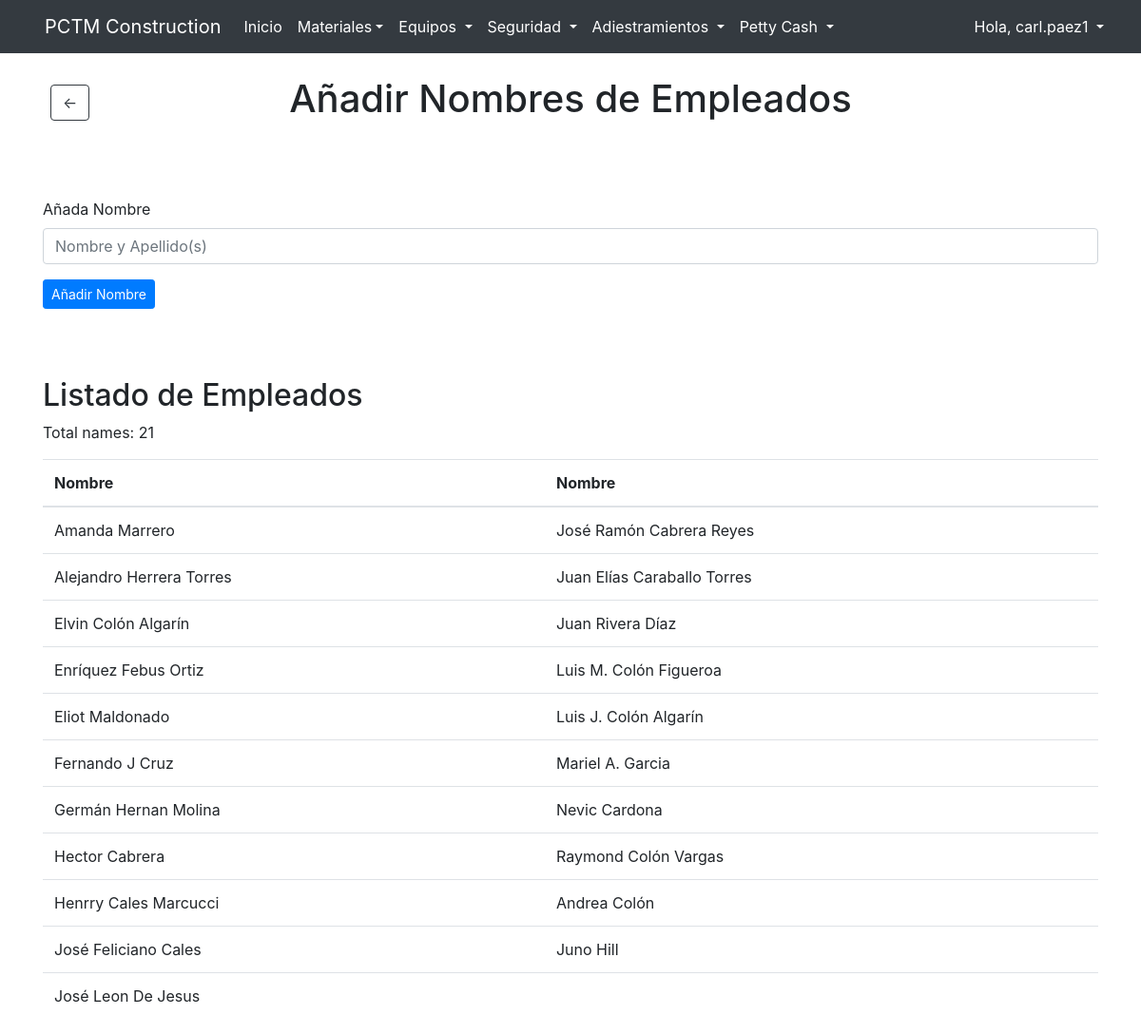
The page /names (signed in) on the database its author committed.
### website/models.py (models this page shows)
class User(db.Model, UserMixin):
    id = db.Column(db.Integer, primary_key=True)
    email = db.Column(db.String(150), unique = True)
    username = db.Column(db.String(10), unique = True)
    password = db.Column(db.String(150))
    first_name = db.Column(db.String(150))
    last_name = db.Column(db.String(150))
    group = db.Column(db.String(50), default='standard')

class Names(db.Model):
    id = db.Column(db.Integer, primary_key=True)
    name= db.Column(db.String(100), nullable = False)

### website/auth.py (the view, shortened to what this page needs)
@auth.route('/names', methods=['GET', 'POST'])
@login_required
def add_names():
    if current_user.group not in['admin', 'manager']:
        flash("Acceso denegado", category='error')
        return redirect(url_for('views.home'))
    users = User.query.all()
    names_all = Names.query.all()
    return render_template('nombres.html', user=current_user, users=users, names_all = names_all)

### website/templates/nombres.html (shortened to what this page needs)
{% extends "base.html"%} {% block title %}PCTM Construction{% endblock %}
{% block content %}
<br />
<div class="mb-4">
    <div class="position-relative" style="height: 56px;">
      <a href="#"
         onclick="history.go(-1)"
         class="btn btn-outline-dark position-absolute"
         style="top: 50%; left: 0; transform: translateY(-50%); margin-left: 8px;">
        &#8592;
      </a>
      <h1 class="mb-0 position-absolute w-100 text-center"
          style="pointer-events: none;" >
        Añadir Nombres de Empleados
      </h1>
    </div>
</div>
<div class="container mt-5">
    <br />
    </div>
      <form method="POST">
        <div class="form-group">
          <label for="Name"> Añada Nombre</label>
          <input
          type="text"
          class="form-control"
          id="Name"
          name="Name"
          placeholder="Nombre y Apellido(s)"
          required
          />
        </div>
        <button type="submit" class="btn btn-primary btn-sm">Añadir Nombre</button>
      </form>
    </div>
<div class="container mt-5">
    <br/>
    <h2>Listado de Empleados</h2>
    <p>Total names: {{ names_all|length }}</p>
    <table class="table table-stripped" >
        <thead>
            <tr>
                <th>Nombre</th>
                <th>Nombre</th>
            </tr>
        </thead>
        <tbody>
          {% set half = (names_all|length //2) + (names_all|length % 2) %}
          {% for i in range(half) %}
            <tr>
              <td>{{ names_all[i].name}}</td>
              <td>{% if i + half < names_all|length %}
                  {{ names_all[i + half].name }}
                {% endif %}
              </td>
            </tr>
            {% endfor %}
        </tbody>
    </table>
</div>
{% endblock %}

### website/templates/base.html (shortened to what this page needs)
<!DOCTYPE html>
<html>
  <head>
    <link
      rel="stylesheet"
      href="https://stackpath.bootstrapcdn.com/bootstrap/4.4.1/css/bootstrap.min.css"
    />
    <link
      rel="stylesheet"
      href="https://stackpath.bootstrapcdn.com/font-awesome/4.7.0/css/font-awesome.min.css"
    />
    <link rel="stylesheet" href="https://cdn.jsdelivr.net/npm/bootstrap-icons@1.11.3/font/bootstrap-icons.min.css">
    <link rel="stylesheet" href="https://stackpath.bootstrapcdn.com/bootstrap/4.5.2/css/bootstrap.min.css">
  </head>
  <body>
    <nav class="navbar navbar-expand-lg navbar-dark bg-dark">
      <div class="container-fluid">
        <div class="d-flex align-items-center">
          <a class="navbar-brand me-2" href="#">PCTM Construction</a>
        </div>
        <div class="collapse navbar-collapse " id="navbar">
          <ul class="navbar-nav w-100 d-flex flex-column flex-lg-row">
            {% if user.is_authenticated %}
            <li class="nav-item">
              <a class="nav-link text-white" id="home" href="/">Inicio</a>
            </li>
            <li class="nav-item dropdown">
              <a class="nav-link dropdown-toggle text-white" id="navbarDropdown" href="#" role="button" data-toggle="dropdown" aria-haspopup="true" aria-expanded="false">Materiales</a>
            </li>
            <li class="nav-item dropdown">
              <a class="nav-link dropdown-toggle text-white" href="#" id="navbarDropdown" role="button" data-toggle="dropdown" aria-haspopup="true" aria-expanded="false">
                Equipos
              </a>
            </li>
            <li class="nav-item dropdown">
              <a class="nav-link dropdown-toggle text-white" href="#" id="navbarDropdown" role="button" data-toggle="dropdown" aria-haspopup="true" aria-expanded="false">
                Seguridad
              </a>
            </li>
              {% if current_user.group in ['admin','manager'] %}
                <li class="nav-item dropdown">
                  <a class="nav-link dropdown-toggle text-white" href="#" id="navbarDropdown" role="button" data-toggle="dropdown" aria-haspopup="true" aria-expanded="false">
                    Adiestramientos
                  </a>
                </li>
              {% endif %}
            <li class="nav-item dropdown">
              <a class="nav-link dropdown-toggle text-white" href="#" id="navbarDropdown" role="button" data-toggle="dropdown" aria-haspopup="true" aria-expanded="false">
                Petty Cash
              </a>
            </li>
            {% endif %}
          </ul>
          <ul class="navbar-nav ms-auto">
            {% if user.is_authenticated %}
            <li class="nav-item dropdown">
              <a class="nav-link dropdown-toggle text-white" href="#" id="navbarDropdown" role="button" data-toggle="dropdown" aria-haspopup="true" aria-expanded="false">
                Hola, {{ user.username }}
              </a>
            </li>
            {% endif %}
          </ul>
        </div>
      </div>
    </nav>
    <div class="container">{% block content %} {% endblock %}</div>
  </body>
</html>

### rows shown on the page
User: username "carl.paez1"
Names: name "Amanda Marrero"
Names: name "José Ramón Cabrera Reyes"
Names: name "Alejandro Herrera Torres"
Names: name "Juan Elías Caraballo Torres"
Names: name "Elvin Colón Algarín"
Names: name "Juan Rivera Díaz"
Names: name "Enríquez Febus Ortiz"
Names: name "Luis M. Colón Figueroa"
Names: name "Eliot Maldonado"
Names: name "Luis J. Colón Algarín"
Names: name "Fernando J Cruz"
Names: name "Mariel A. Garcia"
Names: name "Germán Hernan Molina"
Names: name "Nevic Cardona"
Names: name "Hector Cabrera"
Names: name "Raymond Colón Vargas"
Names: name "Henrry Cales Marcucci"
Names: name "Andrea Colón"
Names: name "José Feliciano Cales"
Names: name "Juno Hill"
Names: name "José Leon De Jesus"

### other values the page prints
{{ names_all|length }} "21"
